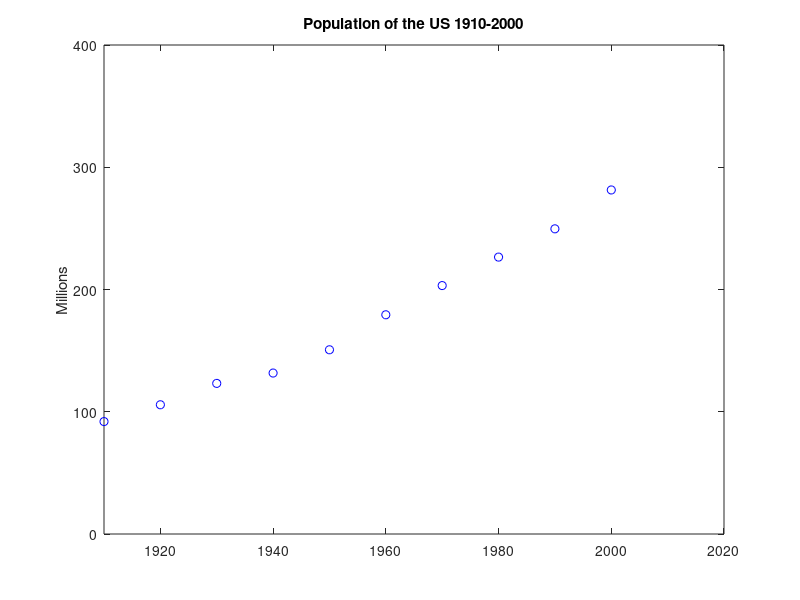

Here is the MATLAB script that generated this plot:
% Time interval
t = (1910:10:2000)';

% Population
p = [91.972 105.711 123.203 131.669 150.697...
    179.323 203.212 226.505 249.633 281.422]';

% Plot
plot(t,p,'bo');
axis([1910 2020 0 400]);
title('Population of the US 1910-2000');
ylabel('Millions');
